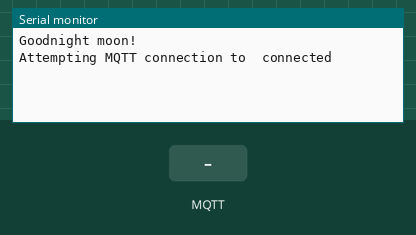
Recording of a sketch running on a simulated Arduino Mega 2560, built with avr-gcc and run on an emulated ATmega2560. Parts: the last lines printed to the serial monitor. The test bench sets the inputs (shaded band). WiFi joins after 1.5 s; servers stay silent unless stated; no MQTT or app messages arrive unless stated.

Above: at 1.2 s.
1.3 s: MQTT message "d4:" arrives on the first subscribed topic
At 1.6 s:
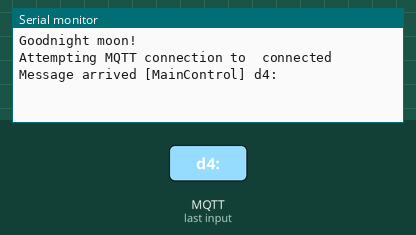
2.8 s: MQTT message ":" arrives on the first subscribed topic
At 4.0 s:
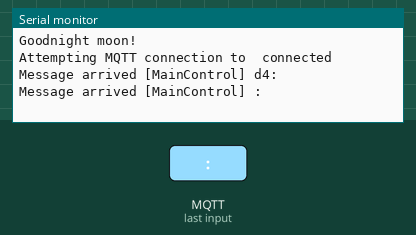
4.3 s: MQTT message "5" arrives on the first subscribed topic
At 5.1 s:
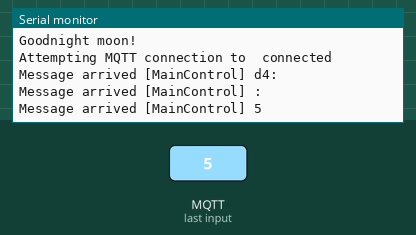

The sketch:

serial_parse_raw_LLH.ino
```cpp
String myString;


//#include <ESP8266WiFi.h>
#include <PubSubClient.h>
/* Ethernet Library */
#include <SPI.h>
#include <Ethernet.h>
//#include <UIPEthernet.h>


#define maxload 100
#define delimiter ' '

byte mac[]    = {  0xDE, 0xED, 0xBA, 0xFE, 0xFE, 0xE5 };
IPAddress ip(123, 45, 0, 105);
IPAddress server(123, 45, 0, 10);
//void (*do_reset) (void) = 0;

EthernetClient ethClient;
PubSubClient client(ethClient);


String last_message;
String buffer_message;
char a;

int Index1,Index2,Index3,Index4,Index5,Index6, Index7;
String secondValue, thirdValue, fourthValue, fifthValue, sixthValue, firstValue;
float latitude, longitude;

bool stringComplete = false;

unsigned long message_time;
unsigned long message_time_prev;

//HardwareSerial Serial2(PD6, PD5);

void setup()
{
  // Open serial communications and wait for port to open:
  Serial.begin(115200);
  Serial1.begin(38400);
  while (!Serial) {
    ; // wait for serial port to connect. Needed for Native USB only
  }
  Serial.println("Goodnight moon!");
  // set the data rate for the SoftwareSerial port

  client.setServer(server, 1883);
  client.setCallback(callback);
  Ethernet.begin(mac, ip);
}


static char lat_out[13];
static char long_out[13];

void loop() // run over and over
{

  if (!client.connected()) {
    reconnect();
  }
  client.loop();

  serialEvent1();
  message_time = millis() - message_time_prev;
  if (message_time > 1000){
    client.publish("GPS/lat",dtostrf(latitude,6,5,lat_out));
    client.publish("GPS/long",dtostrf(longitude,6,5,long_out));
    message_time_prev = millis();
  }

  }

void serialEvent1() {
  while (Serial1.available()) {
  if (Serial1.available() > 0){
    a = Serial1.read();
    myString += String(a);

    if (String(a) == ":"){


      if (myString.length()>60) {
       Serial.println(myString);
      Index1 = myString.indexOf(' ');
      Index2 = myString.indexOf(' ', Index1+1);
      Index3 = myString.indexOf(' ', Index2+1);
      Index4 = myString.indexOf(' ', Index3+1);
      Index5 = myString.indexOf(' ', Index4+1);
      Index6 = myString.indexOf(' ' , Index5+1);
      Index7 = myString.indexOf(' ', Index6+1);
      secondValue = myString.substring(Index1+1, Index2);
      thirdValue = myString.substring(Index2+1, Index3);
      fourthValue = myString.substring(Index3+1, Index4);
      fifthValue = myString.substring(Index4+1, Index5);
      sixthValue = myString.substring(Index5+1, Index6);
      firstValue = myString.substring(Index6+1, Index7);
      //Serial.println(Index1);
      Serial.print("length:");Serial.println(myString.length());
      latitude = fourthValue.toFloat();
      Serial.print("latitude:");Serial.println(latitude,5);
      longitude = sixthValue.toFloat();
      Serial.print("longitude:");Serial.println(longitude,5);

      /*
      Serial.print("3:");Serial.println(thirdValue.toFloat());
      Serial.print("4:");Serial.println(fourthValue.toFloat());
      Serial.print("5:");Serial.println(fifthValue.toFloat());
      Serial.print("6:");Serial.println(sixthValue.toFloat());
      */
      //Serial.print("d4:");Serial.println();


    }
    myString = "";

     }
    }
  }
}


void callback(char* topic, byte* payload, unsigned int length) {

  Serial.print("Message arrived [");
  Serial.print(topic);
  Serial.print("] ");
  for (int i = 0; i < length; i++) {
    Serial.print((char)payload[i]);
  }
  Serial.println();

}

void reconnect() {
  // Loop until we're reconnected
  while (!client.connected()) {
    Serial.print("Attempting MQTT connection to ");
    //Serial.print(mqtt_server);
    //Serial.print(" : ");
    // Attempt to connect
    if (client.connect("GPS")) {
      Serial.println(" connected");
      /*client.publish(latitudePublish,"connected");
      client.publish(longitudePublish,"connected");
      */

      // Once connected, publish an announcement...
      // ... or not...
      // ... and resubscribe
      client.subscribe("MainControl");
    } else {
    //do_reset();
      Serial.print("failed, rc=");
      Serial.print(client.state());
      Serial.println(" try again in 1 seconds");
      // Wait 1 seconds before retrying
      delay(1000);
    }
  }
}
```

Measured:
- after the input at 1.3 s, the serial monitor: prints a new line at once (image 1)
- after the input at 2.8 s, the serial monitor: prints a new line at once (image 2)
- after the input at 4.3 s, the serial monitor: prints a new line at once (image 3)
